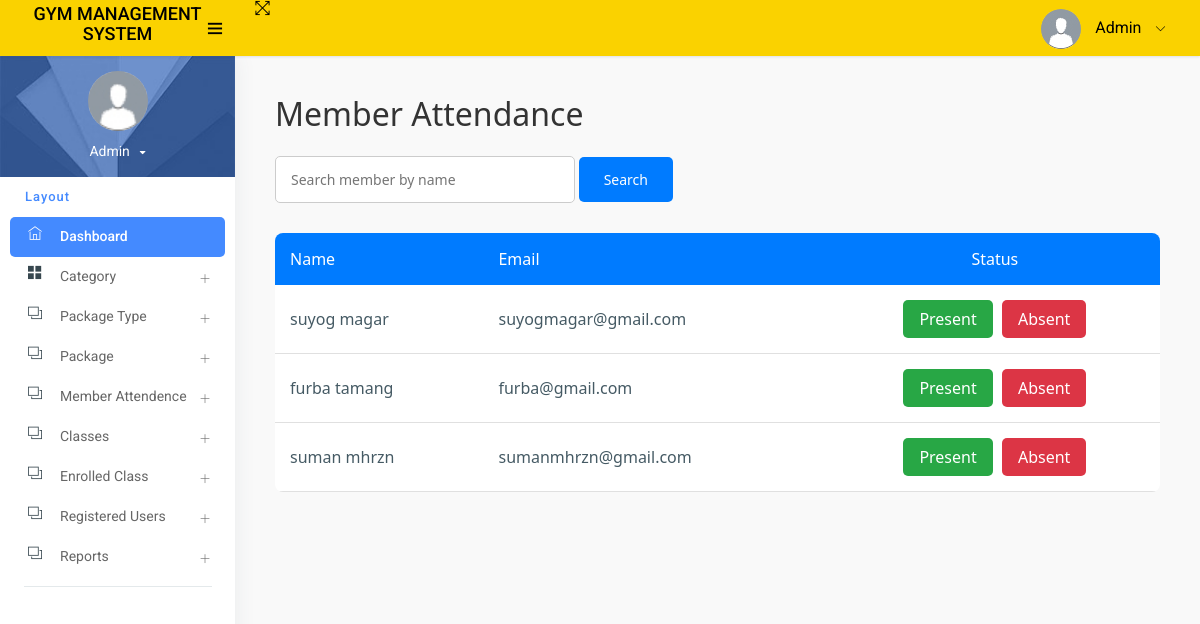
Before: /member_attendance/ with the older database file.
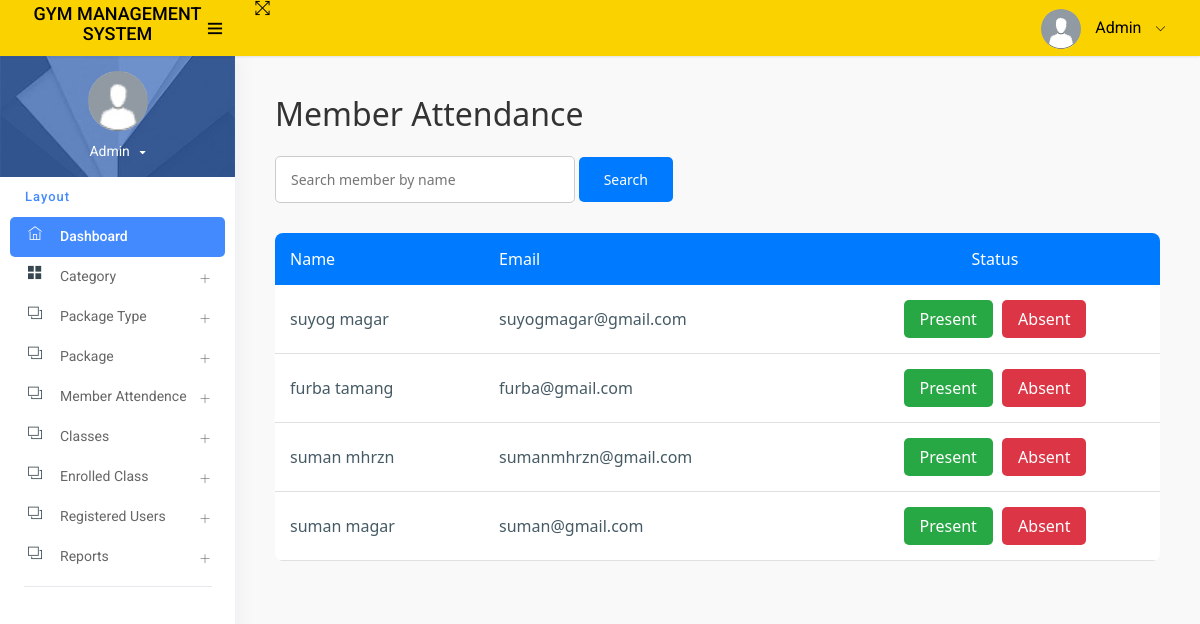
After: the same page with the newer database file.
### app/models.py (models this page shows, shortened)
class Signup(models.Model):
    user = models.OneToOneField(User, on_delete=models.CASCADE, null=True)  # One-to-One link with User
    mobile = models.CharField(max_length=15, null=True)
    state = models.CharField(max_length=150, null=True)
    city = models.CharField(max_length=150, null=True)
    address = models.CharField(max_length=200, null=True)
    creationdate = models.DateTimeField(auto_now_add=True)

### app/views.py (the view)
# urls.py: path('member_attendance/', member_attendance, name='member_attendance'),
def member_attendance(request):
    query = request.GET.get('q', '')
    members = Signup.objects.filter(user__username__icontains=query) if query else Signup.objects.all()
    if request.method == 'POST':
        member_id = request.POST.get('member_id')
        status = request.POST.get('status')
        if member_id and status:
            member = Signup.objects.get(id=member_id)
            MemberAttendance.objects.create(member=member, status=status)
    context = {
        'members': members,
        'query': query,
    }
    return render(request, 'admin/member_attendance.html', context)

### templates/admin/member_attendance.html (shortened to what this page needs)
{% extends 'admin_base.html' %}
{% load static %}
{% block main %}
<div style="padding: 40px; background-color: #f9f9f9; min-height: 100vh; font-family: 'Segoe UI', sans-serif;">
    <h2 style="margin-bottom: 25px; color: #333;">Member Attendance</h2>
    <form method="get" style="margin-bottom: 30px;">
        <input type="text" name="q" placeholder="Search member by name" value="{{ query }}"
               style="padding: 12px 15px; width: 300px; border: 1px solid #ccc; border-radius: 5px;">
        <button type="submit"
                style="padding: 12px 25px; background-color: #007BFF; color: white; border: none; border-radius: 5px; cursor: pointer;">
            Search
        </button>
    </form>
    <div style="overflow-x: auto;">
        <table style="width: 100%; border-collapse: collapse; background-color: white; border-radius: 8px; overflow: hidden;">
            <thead>
                <tr style="background-color: #007BFF; color: white;">
                    <th style="padding: 15px; text-align: left;">Name</th>
                    <th style="padding: 15px; text-align: left;">Email</th>
                    <th style="padding: 15px; text-align: center;">Status</th>
                </tr>
            </thead>
            <tbody>
                {% for member in members %}
                <tr style="border-bottom: 1px solid #e0e0e0; transition: background-color 0.3s;" onmouseover="this.style.backgroundColor='#f1f1f1'" onmouseout="this.style.backgroundColor='white'">
                    <td style="padding: 15px;">{{ member.user.first_name }} {{ member.user.last_name }}</td>
                    <td style="padding: 15px;">{{ member.user.email }}</td>
                    <td style="padding: 15px; text-align: center;">
                        {% if member.attendance_status == "Present" %}
                            <span style="color: green; font-weight: bold;">Present</span>
                        {% elif member.attendance_status == "Absent" %}
                            <span style="color: red; font-weight: bold;">Absent</span>
                        {% else %}
                            <form method="post" action="{% url 'mark_attendance' member.id 'Present' %}" style="display: inline;">
                                <button type="submit"
                                        style="background-color: #28a745; color: white; padding: 8px 16px; border: none; border-radius: 5px; margin-right: 5px; cursor: pointer;">
                                    Present
                                </button>
                            </form>
                            <form method="post" action="{% url 'mark_attendance' member.id 'Absent' %}" style="display: inline;">
                                <button type="submit"
                                        style="background-color: #dc3545; color: white; padding: 8px 16px; border: none; border-radius: 5px; cursor: pointer;">
                                    Absent
                                </button>
                            </form>
                        {% endif %}
                    </td>
                </tr>
                {% empty %}
                <tr>
                    <td colspan="3" style="padding: 20px; text-align: center; color: #888;">No members found.</td>
                </tr>
                {% endfor %}
            </tbody>
        </table>
    </div>
</div>
{% endblock %}

Changed rows visible on the page:
added Signup: user.first_name "suman", user.last_name "magar", user.email "suman@gmail.com"
